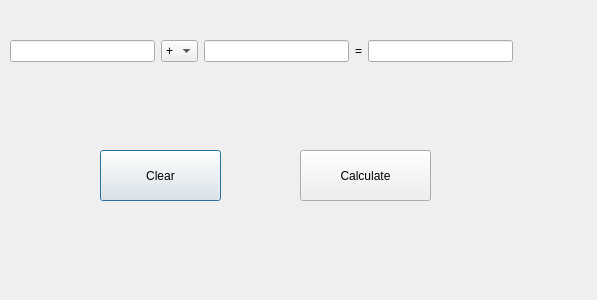
<?xml version="1.0" encoding="UTF-8"?>
<ui version="4.0">
 <class>Dialog</class>
 <widget class="QDialog" name="Dialog">
  <property name="geometry">
   <rect>
    <x>0</x>
    <y>0</y>
    <width>597</width>
    <height>300</height>
   </rect>
  </property>
  <property name="windowTitle">
   <string>Dialog</string>
  </property>
  <widget class="QPushButton" name="ClearButton">
   <property name="geometry">
    <rect>
     <x>100</x>
     <y>150</y>
     <width>121</width>
     <height>51</height>
    </rect>
   </property>
   <property name="text">
    <string>Clear</string>
   </property>
  </widget>
  <widget class="QPushButton" name="CalcButton">
   <property name="geometry">
    <rect>
     <x>300</x>
     <y>150</y>
     <width>131</width>
     <height>51</height>
    </rect>
   </property>
   <property name="text">
    <string>Calculate</string>
   </property>
  </widget>
  <widget class="QWidget" name="">
   <property name="geometry">
    <rect>
     <x>10</x>
     <y>40</y>
     <width>503</width>
     <height>22</height>
    </rect>
   </property>
   <layout class="QHBoxLayout" name="horizontalLayout">
    <item>
     <widget class="QLineEdit" name="input1"/>
    </item>
    <item>
     <widget class="QComboBox" name="comboBox">
      <item>
       <property name="text">
        <string>+</string>
       </property>
      </item>
      <item>
       <property name="text">
        <string>-</string>
       </property>
      </item>
      <item>
       <property name="text">
        <string>*</string>
       </property>
      </item>
      <item>
       <property name="text">
        <string>/</string>
       </property>
      </item>
     </widget>
    </item>
    <item>
     <widget class="QLineEdit" name="input2"/>
    </item>
    <item>
     <widget class="QLabel" name="label">
      <property name="text">
       <string>=</string>
      </property>
     </widget>
    </item>
    <item>
     <widget class="QLineEdit" name="result"/>
    </item>
   </layout>
  </widget>
 </widget>
 <resources/>
 <connections>
  <connection>
   <sender>ClearButton</sender>
   <signal>clicked()</signal>
   <receiver>result</receiver>
   <slot>clear()</slot>
   <hints>
    <hint type="sourcelabel">
     <x>133</x>
     <y>195</y>
    </hint>
    <hint type="destinationlabel">
     <x>438</x>
     <y>53</y>
    </hint>
   </hints>
  </connection>
  <connection>
   <sender>ClearButton</sender>
   <signal>clicked()</signal>
   <receiver>input2</receiver>
   <slot>clear()</slot>
   <hints>
    <hint type="sourcelabel">
     <x>187</x>
     <y>180</y>
    </hint>
    <hint type="destinationlabel">
     <x>268</x>
     <y>52</y>
    </hint>
   </hints>
  </connection>
  <connection>
   <sender>ClearButton</sender>
   <signal>clicked()</signal>
   <receiver>input1</receiver>
   <slot>clear()</slot>
   <hints>
    <hint type="sourcelabel">
     <x>129</x>
     <y>174</y>
    </hint>
    <hint type="destinationlabel">
     <x>95</x>
     <y>59</y>
    </hint>
   </hints>
  </connection>
 </connections>
</ui>
